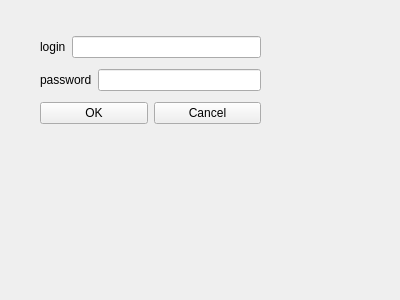
<?xml version="1.0" encoding="UTF-8"?>
<ui version="4.0">
 <class>Form</class>
 <widget class="QWidget" name="Form">
  <property name="geometry">
   <rect>
    <x>0</x>
    <y>0</y>
    <width>400</width>
    <height>300</height>
   </rect>
  </property>
  <property name="windowTitle">
   <string>Form</string>
  </property>
  <widget class="QWidget" name="">
   <property name="geometry">
    <rect>
     <x>40</x>
     <y>31</y>
     <width>221</width>
     <height>101</height>
    </rect>
   </property>
   <layout class="QVBoxLayout" name="verticalLayout">
    <item>
     <layout class="QHBoxLayout" name="horizontalLayout">
      <item>
       <widget class="QLabel" name="loginLabel">
        <property name="text">
         <string>login</string>
        </property>
       </widget>
      </item>
      <item>
       <widget class="QLineEdit" name="loginEdit">
        <property name="statusTip">
         <string>enter your login</string>
        </property>
       </widget>
      </item>
     </layout>
    </item>
    <item>
     <layout class="QHBoxLayout" name="horizontalLayout_2">
      <item>
       <widget class="QLabel" name="passwordLabel">
        <property name="text">
         <string>password</string>
        </property>
       </widget>
      </item>
      <item>
       <widget class="QLineEdit" name="passwordEdit">
        <property name="statusTip">
         <string>enter your password</string>
        </property>
       </widget>
      </item>
     </layout>
    </item>
    <item>
     <layout class="QHBoxLayout" name="horizontalLayout_3">
      <item>
       <widget class="QPushButton" name="okButton">
        <property name="statusTip">
         <string>press OK after you filled everything</string>
        </property>
        <property name="text">
         <string>OK</string>
        </property>
       </widget>
      </item>
      <item>
       <widget class="QPushButton" name="cancelButton">
        <property name="statusTip">
         <string>press cancel if you want to exit the program</string>
        </property>
        <property name="text">
         <string>Cancel</string>
        </property>
       </widget>
      </item>
     </layout>
    </item>
   </layout>
  </widget>
  <zorder>loginLabel</zorder>
  <zorder>passwordLabel</zorder>
  <zorder>loginEdit</zorder>
  <zorder>passwordEdit</zorder>
  <zorder>okButton</zorder>
  <zorder>cancelButton</zorder>
  <zorder>okButton</zorder>
 </widget>
 <resources/>
 <connections/>
</ui>
